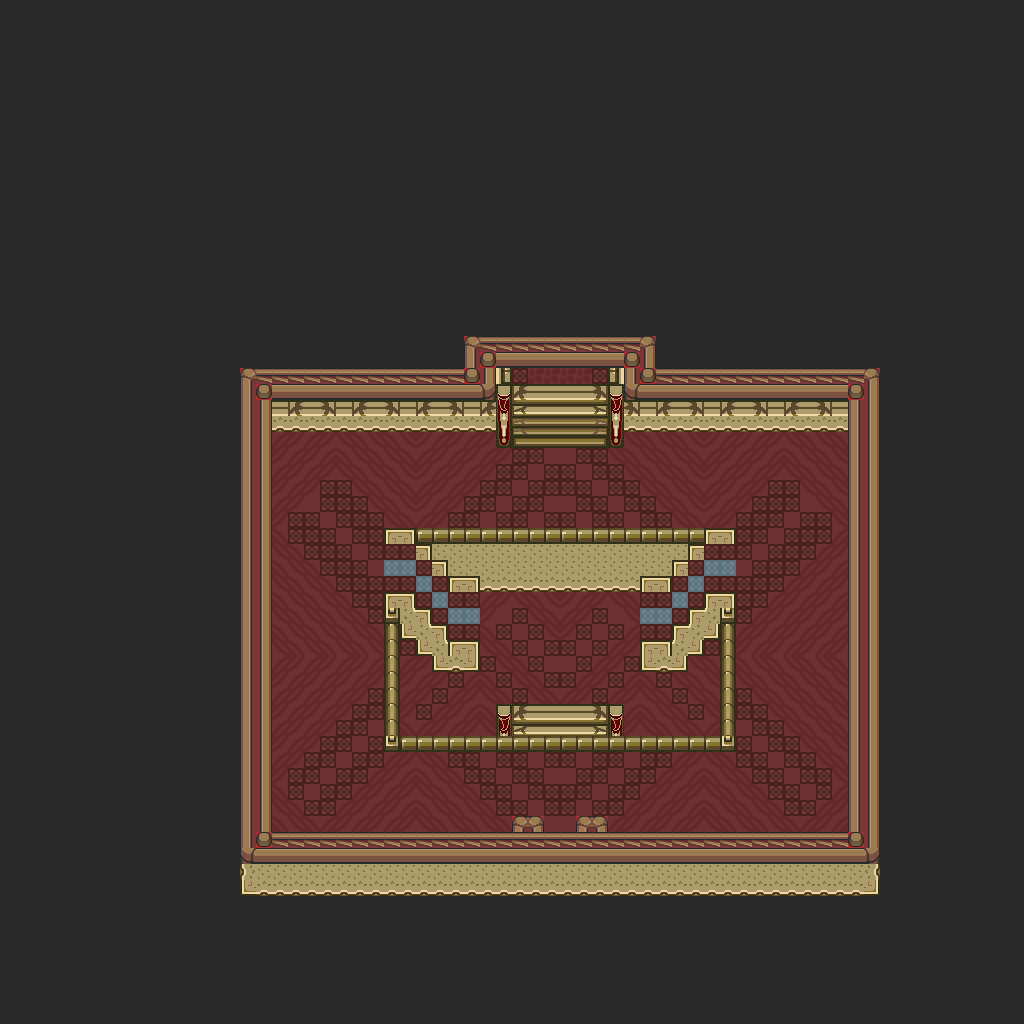

Rendered tile map (Tiled .tmx) drawn with the repository's tilesets; below, a short description and the map source with its tile grids summarised:
An orthogonal 64x64 tile map with 16x16 px tiles, 1 tile layer (base), 1 hidden layer not drawn and 2 objects.

<map version="1.10" tiledversion="1.12.1" orientation="orthogonal" renderorder="right-down" width="64" height="64" tilewidth="16" tileheight="16" infinite="0" nextlayerid="3" nextobjectid="3">
 <tileset firstgid="1" source="../classiciphone_pics4.tsx" />
 <layer id="1" name="base" width="64" height="64">
  <data>[4096 cells, 4096 non-empty, 53 distinct tile ids]</data>
 </layer>
 <layer id="2" name="collision" width="64" height="64" visible="0">
  <properties><property name="collision" value="true" /></properties>
  <data>[4096 cells, 3290 non-empty, 1 distinct tile ids]</data>
 </layer>
 <objectgroup id="3" name="npcs">
  <object id="1" x="816.0" y="384.0" width="16" height="16">
   <properties>
    <property name="gani" value="gclamp.mng" />
    <property name="script" type="string">-- Auto-converted from GraalScript
-- // NPC made by Nightmareangel
-- if (playerenters) {
-- x = 50.5;
end
-- if (playertouchsme) {
end</property>
   </properties>
  </object>
  <object id="2" x="272.0" y="384.0" width="16" height="16">
   <properties>
    <property name="gani" value="gclamp.mng" />
    <property name="script" type="string">-- Auto-converted from GraalScript
-- // NPC made by Nightmareangel
-- if (playerenters) {
-- x = 17.5;
end
-- if (playertouchsme) {
end</property>
   </properties>
  </object>
 </objectgroup>
</map>
